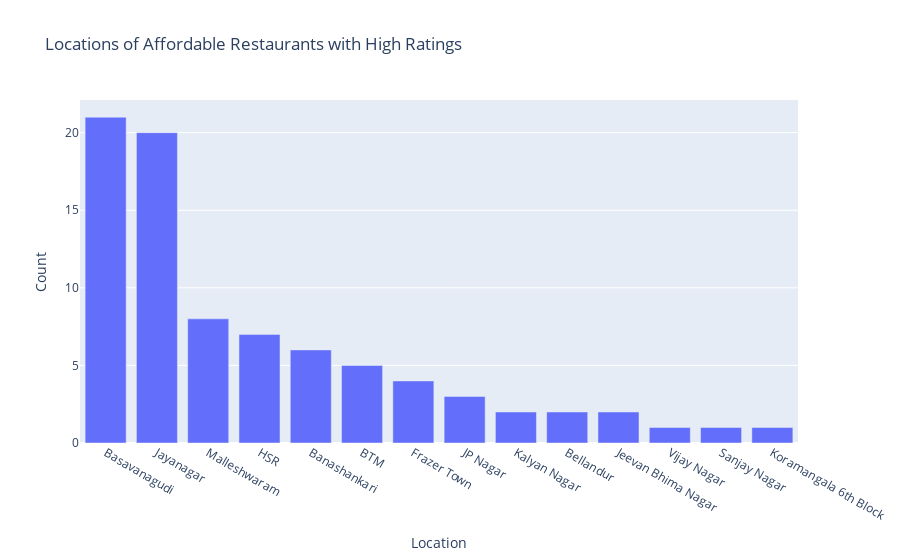

The notebook cell this image was saved under:
### Markdown cell above
# Where are most of the best cheapest  Restaurants are located ?

### Code cell
# Filter for affordable restaurants with high ratings and get location counts
affordable_high_rated = df[(df["cost"] <= 100) & (df["rate"] >= 4)].sort_values(by=["rate"], ascending=False)
location_counts = affordable_high_rated.location.value_counts()

# Create a bar chart using Plotly Express
fig = px.bar(
    x=location_counts.index,  # Location names
    y=location_counts.values,  # Count values
    labels={'x': 'Location', 'y': 'Count'},
    title='Locations of Affordable Restaurants with High Ratings'
)

fig.show()

### Figure 1 — Plotly figure (JSON) as saved in the notebook; plotly's stock layout.template omitted (floating-point values rounded to 4 significant figures)
{"data": [{"hovertemplate": "Location=%{x}<br>Count=%{y}<extra></extra>", "legendgroup": "", "marker": {"color": "#636efa", "pattern": {"shape": ""}}, "name": "", "orientation": "v", "showlegend": false, "textposition": "auto", "type": "bar", "x": ["Basavanagudi", "Jayanagar", "Malleshwaram", "HSR", "Banashankari", "BTM", "Frazer Town", "JP Nagar", "Kalyan Nagar", "Bellandur", "Jeevan Bhima Nagar", "Vijay Nagar", "Sanjay Nagar", "Koramangala 6th Block"], "xaxis": "x", "y": [21, 20, 8, 7, 6, 5, 4, 3, 2, 2, 2, 1, 1, 1], "yaxis": "y"}], "layout": {"barmode": "relative", "legend": {"tracegroupgap": 0}, "title": {"text": "Locations of Affordable Restaurants with High Ratings"}, "xaxis": {"anchor": "y", "domain": [0, 1], "title": {"text": "Location"}}, "yaxis": {"anchor": "x", "domain": [0, 1], "title": {"text": "Count"}}}}
